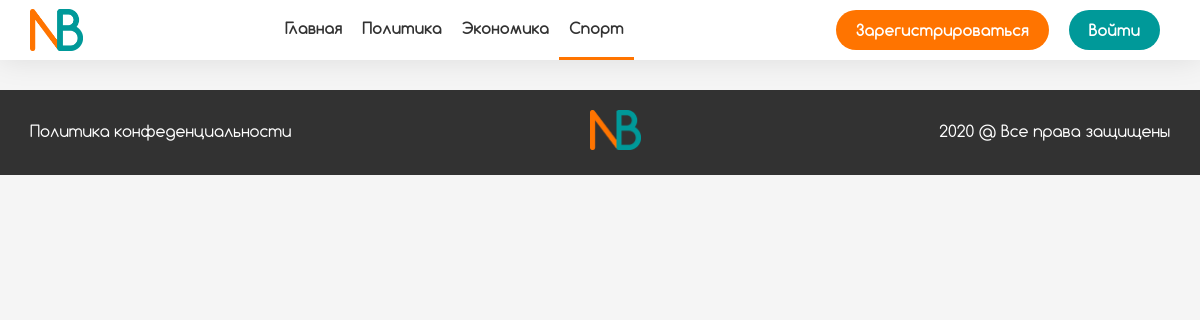
The app's page /sport.php, older data.
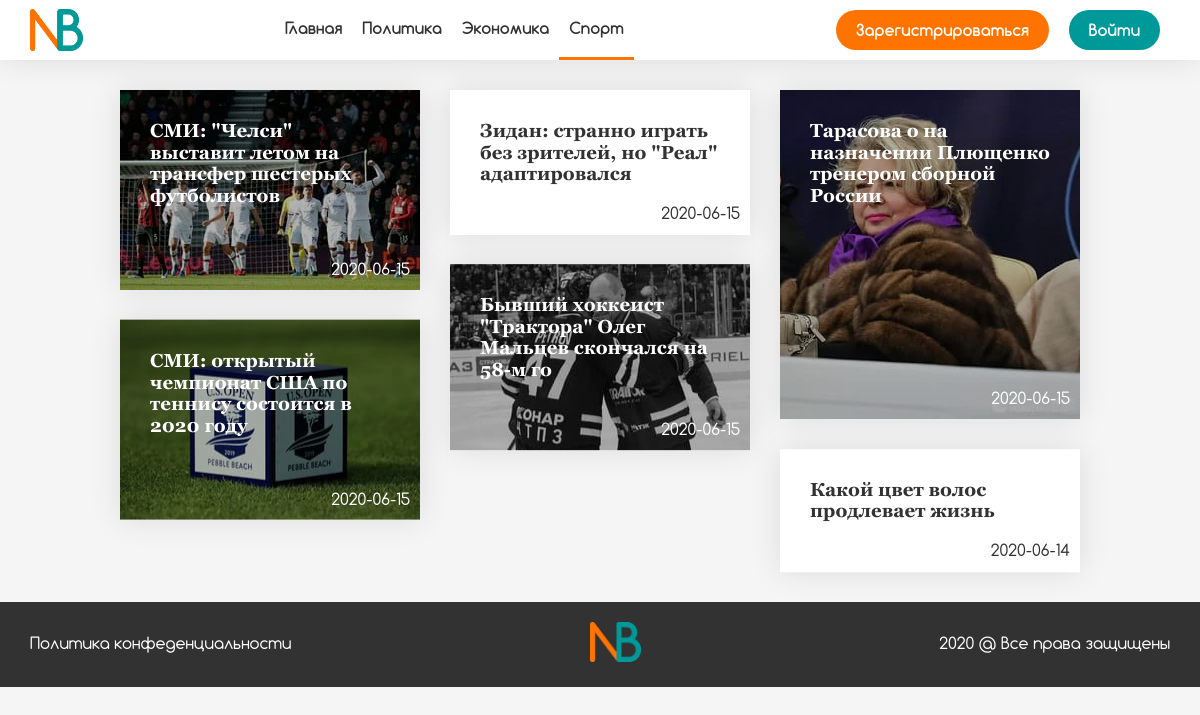
The same page, newer data.
### tables this page shows
CREATE TABLE `news` (
  `id` int NOT NULL,
  `title` varchar(100) NOT NULL,
  `text` text NOT NULL,
  `date` date NOT NULL,
  `author_id` int NOT NULL,
  `status` varchar(30) NOT NULL
);

### sport.php (the view, shortened to what this page needs)
<?php
include('functions.php');
$news = mysqli_fetch_all(mysqli_query($database, 'SELECT news.id AS id, title, date FROM news INNER JOIN join_table ON (news.id = news_id) INNER JOIN categories ON (category_id = categories.id) WHERE status = "accepted" AND name = "Спорт" ORDER BY news.id DESC'), MYSQLI_BOTH);
?>
    <!doctype html>
    <html lang="ru">
    <head>
        <link rel="stylesheet" href="css/normalize.css">
        <link rel="stylesheet" href="css/swiper.min.css">
        <link rel="stylesheet" href="css/remodal.css">
        <link rel="stylesheet" href="css/remodal-default-theme.css">
        <link rel="stylesheet" href="css/sweetalert2.min.css">
        <link rel="stylesheet" href="css/style.css">
    </head>
    <body>
    <header class="header">
        <div class="container">
            <a href="./" class="header__logo">
                <img class="header__logo__img" src="img/logo.png" alt="Логотип" title="News Board">
            </a>
            <div class="overlay menu-wrap">
                <nav class="menu overlayMenu">
                    <ul class="menu__list" role="menu">
                        <li class="menu__list__item">
                            <a href="./" class="menu__list__item__link" role="menuitem">Главная</a>
                        </li>
                        <li class="menu__list__item">
                            <a href="./politics.php" class="menu__list__item__link" role="menuitem">Политика</a>
                        </li>
                        <li class="menu__list__item">
                            <a href="./economy.php" class="menu__list__item__link" role="menuitem">Экономика</a>
                        </li>
                        <li class="menu__list__item menu__list__item-active">
                            <a href="./sport.php" class="menu__list__item__link" role="menuitem">Спорт</a>
                        </li>
                    </ul>
                </nav>
            </div>
            <div class="cabinet">
                <?php
                if ($_COOKIE['user'] == '') {
                    echo '<button class="cabinet__btn cabinet__registration">Зарегистрироваться</button>
                              <button class="cabinet__btn cabinet__enter">Войти</button>';
                }
                ?>
            </div>
        </div>
    </header>
    <main>
        <section class="board">
            <div class="container">
                <div class="board__grid">
                    <?php
                    for ($i = 0; $i < count($news); $i++) {
                        echo '<a href="./post.php?id=' . $news[$i]['id'] . '" class="board__grid__item">';
                        if (($i % 2 == 0) || ($i % 3 == 0)) {
                            echo '<img src="#" data-src="img/news-small/img' . $news[$i]['id'] . '.webp" alt="Картинка новости" class="board__grid__item__img">';
                            echo '<h3 class="board__grid__item__title-img">' . $news[$i]['title'] . '</h3>
                    <span class="board__grid__item__date board__grid__item__date-img">' . $news[$i]['date'] . '</span></a>';
                        } else {
                            echo '<h3 class="board__grid__item__title">' . $news[$i]['title'] . '</h3>
                    <span class="board__grid__item__date board__grid__item__date">' . $news[$i]['date'] . '</span></a>';
                        }
                    }
                    ?>
                </div>
            </div>
        </section>
    </main>
    <footer>
        <div class="container">
            <a class="footer__privacy-policy">Политика конфеденциальности</a>
            <a href="./" class="footer__logo">
                <img class="footer__logo__img" src="img/logo.png" alt="Логотип" title="News Board">
            </a>
            <span class="footer__rights">2020 @ Все права защищены</span>
        </div>
    </footer>
    </body>
    </html>

Row changes from the older to the newer data that the page shows:
added news: shows a picture, title "СМИ: \"Челси\" выставит летом на трансфер шестерых футболистов", date "2020-06-15"
added news: title "Зидан: странно играть без зрителей, но \"Реал\" адаптировался", date "2020-06-15"
added news: shows a picture, title "Тарасова о на назначении Плющенко тренером сборной России", date "2020-06-15"
added news: shows a picture, title "Бывший хоккеист \"Трактора\" Олег Мальцев скончался на 58-м го", date "2020-06-15"
added news: shows a picture, title "СМИ: открытый чемпионат США по теннису состоится в 2020 году", date "2020-06-15"
added news: title "Какой цвет волос продлевает жизнь", date "2020-06-14"
